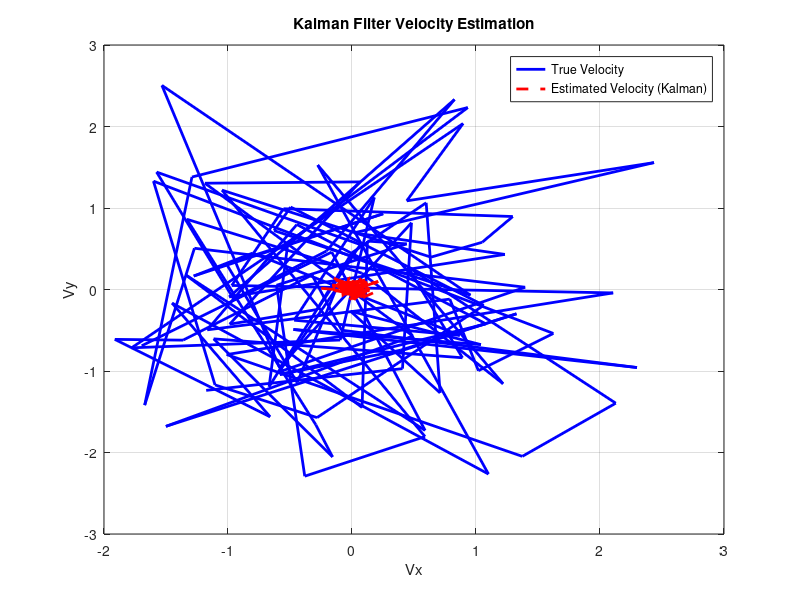

Recreate this plot in MATLAB. (Note: this script raises an error after producing the figure.)
%% Velocity Kalman Filter (vKF) Implementation
% This script estimates movement velocity from neural activity using Kalman Filter

clc; clear; close all;

%% Simulated Data (Replace with actual neural data)
timesteps = 100;  % Number of time steps
neurons = 158;    % Number of neurons

% Simulate neural firing rates (random data for now)
neural_data = randn(timesteps, neurons);

% Simulate true velocity (ground truth, replace with real data)
true_velocity = randn(timesteps, 2); % [vx, vy]

%% Kalman Filter Initialization
A = eye(2);  % State transition matrix (Assume constant velocity model)
H = randn(neurons, 2); % Observation matrix (Random for now)
Q = 0.01 * eye(2);  % Process noise covariance
R = 0.1 * eye(neurons); % Measurement noise covariance
P = eye(2);  % Initial estimate covariance

x_est = zeros(timesteps, 2); % Store estimated velocities
x = [0; 0];  % Initial velocity estimate

%% Kalman Filtering Process
for t = 1:timesteps
    % Prediction Step
    x_pred = A * x;
    P_pred = A * P * A' + Q;
    
    % Measurement Update
    K = P_pred * H' / (H * P_pred * H' + R); % Kalman Gain
    x = x_pred + K * (neural_data(t, :)' - H * x_pred);
    P = (eye(2) - K * H) * P_pred;
    
    % Store estimated velocity
    x_est(t, :) = x';
end

%% Plot Results
figure;
plot(true_velocity(:,1), true_velocity(:,2), 'b', 'LineWidth', 2); hold on;
plot(x_est(:,1), x_est(:,2), 'r--', 'LineWidth', 2);
legend('True Velocity', 'Estimated Velocity (Kalman)');
xlabel('Vx'); ylabel('Vy'); title('Kalman Filter Velocity Estimation');
grid on;


%% LSTM-based Speed-Direction Estimation
% Requires MATLAB Deep Learning Toolbox

% Define LSTM Network Architecture
layers = [ ...
    sequenceInputLayer(neurons)
    lstmLayer(50, 'OutputMode', 'sequence')
    fullyConnectedLayer(2)  % Output: speed and direction
    regressionLayer];

% Prepare Data for Training (Neural Data -> Velocity)
XTrain = num2cell(neural_data', [1 2]); % Cell array for LSTM input
YTrain = num2cell(true_velocity', [1 2]);

% Training Options
options = trainingOptions('adam', ...
    'MaxEpochs', 100, ...
    'MiniBatchSize', 10, ...
    'Shuffle', 'every-epoch', ...
    'Plots', 'training-progress');

% Train the LSTM Model
net = trainbet(XTrain, YTrain, layers, options);

% Predict using trained LSTM
YPred = predict(net, XTrain);

% Plot Results
figure;
plot(true_velocity(:,1), true_velocity(:,2), 'b', 'LineWidth', 2); hold on;
YPredMat = cell2mat(YPred);  % Convert to matrix
plot(YPredMat(:,1), YPredMat(:,2), 'g--', 'LineWidth', 2);
legend('True Velocity', 'Estimated Velocity (LSTM)');
title('LSTM Velocity Estimation');
grid on;